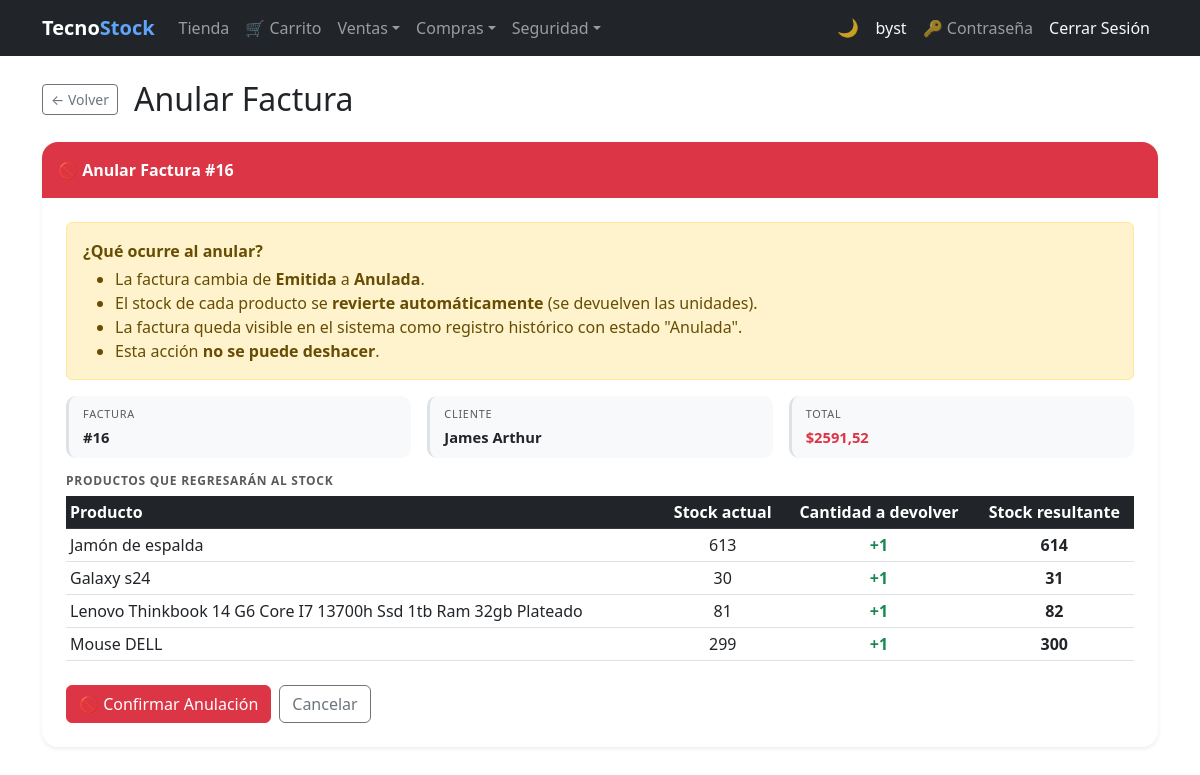
The app's page /invoices/16/cancel/ (signed in), older data.
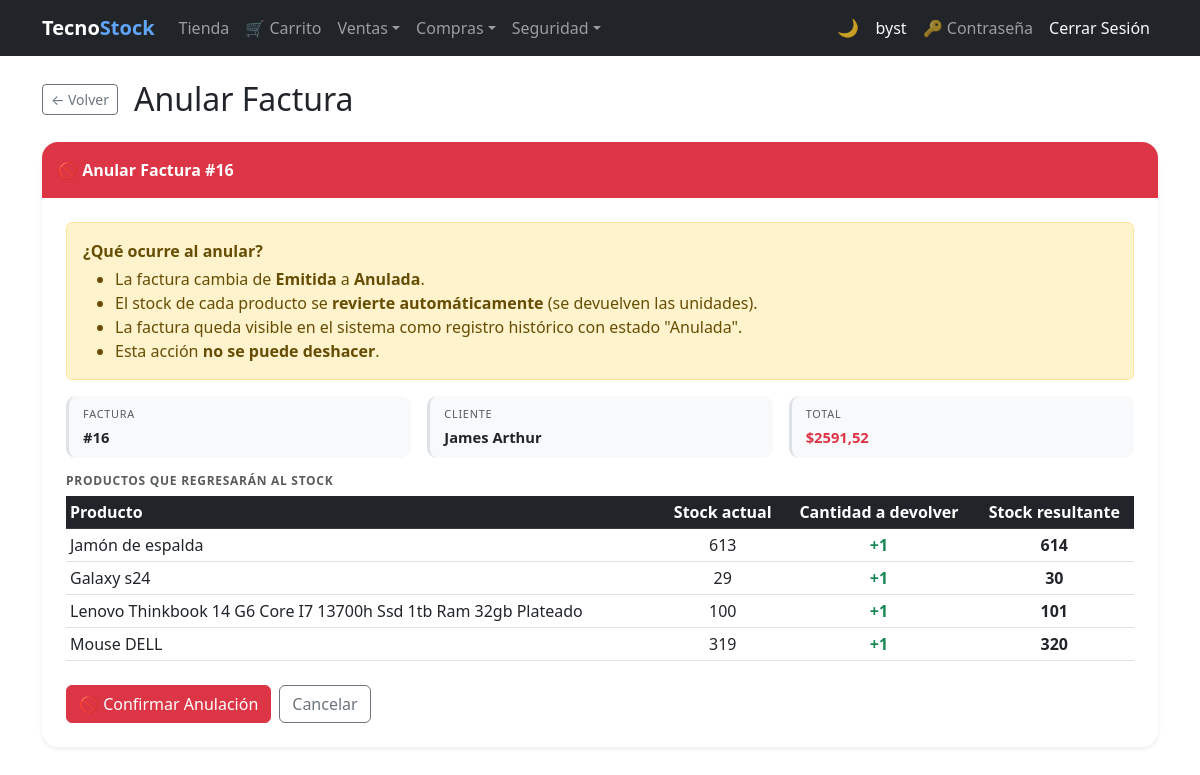
The same page, newer data.
### billing/models.py (models this page shows, shortened)
class Invoice(models.Model):
    BORRADOR = 0
    EMITIDA  = 1
    ANULADA  = 2
    ESTADO_CHOICES = [
        (BORRADOR, 'Borrador'),
        (EMITIDA,  'Emitida'),
        (ANULADA,  'Anulada'),
    ]
    PENDIENTE = 'PENDIENTE'
    PAGADA    = 'PAGADA'
    ESTADO_COBRO_CHOICES = [
        (PENDIENTE, 'Pendiente'),
        (PAGADA,    'Pagada'),
    ]
    CONTADO = 'contado'
    CREDITO = 'credito'
    TIPO_PAGO_CHOICES = [
        (CONTADO, 'Contado'),
        (CREDITO, 'Crédito'),
    ]
    customer     = models.ForeignKey(Customer, on_delete=models.PROTECT, related_name='invoices')
    invoice_date = models.DateTimeField(auto_now_add=True)
    subtotal     = models.DecimalField(max_digits=12, decimal_places=2, default=0)
    tax          = models.DecimalField(max_digits=12, decimal_places=2, default=0)
    total        = models.DecimalField(max_digits=12, decimal_places=2, default=0)
    estado       = models.PositiveSmallIntegerField(
                       choices=ESTADO_CHOICES, default=BORRADOR, verbose_name='Estado')
    is_active    = models.BooleanField(default=True)
    PAYMENT_CHOICES = [('card', 'Tarjeta'), ('paypal', 'PayPal')]
    payment_method  = models.CharField(
                          max_length=10, choices=PAYMENT_CHOICES, null=True, blank=True,
                          verbose_name='Método de pago')
    paypal_order_id = models.CharField(max_length=64, null=True, blank=True)
    saldo        = models.DecimalField(
                       max_digits=12, decimal_places=2, default=0,
                       verbose_name='Saldo pendiente de cobro')
    estado_cobro = models.CharField(
                       max_length=10, choices=ESTADO_COBRO_CHOICES,
                       default=PENDIENTE, verbose_name='Estado de cobro')
    tipo_pago    = models.CharField(
                       max_length=10, choices=TIPO_PAGO_CHOICES,
                       default=CREDITO, verbose_name='Tipo de pago')
    class Meta:
        ordering = ['-invoice_date']
    @property
    def can_cancel(self):      return self.estado == self.EMITIDA

class Customer(models.Model):
    user       = models.OneToOneField(
                     settings.AUTH_USER_MODEL, null=True, blank=True,
                     on_delete=models.SET_NULL, related_name='customer_account',
                     verbose_name='Cuenta de usuario')
    dni        = models.CharField(max_length=13, unique=True, verbose_name='DNI/RUC', validators=[validate_cedula_ec])
    first_name = models.CharField(max_length=100, validators=[validate_only_letters])
    last_name  = models.CharField(max_length=100, validators=[validate_only_letters])
    email      = models.EmailField(blank=True, null=True)
    phone      = models.CharField(max_length=20, blank=True, null=True, validators=[validate_phone_ec])
    address    = models.TextField(blank=True, null=True)
    photo      = models.ImageField(upload_to='customer/', blank=True, null=True, verbose_name='Foto')
    is_active  = models.BooleanField(default=True)
    created_at = models.DateTimeField(auto_now_add=True)
    updated_at = models.DateTimeField(auto_now=True)
    class Meta:
        ordering = ['last_name', 'first_name']
    @property
    def full_name(self): return f'{self.first_name} {self.last_name}'

class InvoiceDetail(models.Model):
    invoice      = models.ForeignKey(Invoice, on_delete=models.CASCADE, related_name='details')
    product      = models.ForeignKey(Product, on_delete=models.PROTECT, related_name='invoice_details')
    quantity     = models.IntegerField(default=1, validators=[MinValueValidator(1)])
    unit_price   = models.DecimalField(max_digits=12, decimal_places=2)
    discount_pct = models.DecimalField(
        max_digits=5, decimal_places=2, default=0,
        verbose_name='Descuento (%)',
        validators=[MinValueValidator(Decimal('0')), MaxValueValidator(Decimal('100'))],
    )
    subtotal     = models.DecimalField(max_digits=12, decimal_places=2, default=0)
    tax_amount   = models.DecimalField(max_digits=12, decimal_places=2, default=0, verbose_name='IVA')

class Product(models.Model):
    name = models.CharField(max_length=200, verbose_name='Product Name')
    description = models.TextField(blank=True, null=True)
    brand = models.ForeignKey(Brand, on_delete=models.PROTECT, related_name='products')
    group = models.ForeignKey(ProductGroup, on_delete=models.PROTECT, related_name='products')
    suppliers = models.ManyToManyField(Supplier, related_name='products', blank=True)
    photo      = models.ImageField(upload_to='products/', blank=True, null=True, verbose_name='Foto')
    unit_price = models.DecimalField(max_digits=12, decimal_places=2)
    tax_rate   = models.DecimalField(
                     max_digits=5, decimal_places=4, default=Decimal('0.15'),
                     verbose_name='Tasa IVA',
                     validators=[MinValueValidator(Decimal('0')), MaxValueValidator(Decimal('1'))],
                 )
    stock = models.IntegerField(default=0)
    is_active = models.BooleanField(default=True)
    created_at = models.DateTimeField(auto_now_add=True)
    updated_at = models.DateTimeField(auto_now=True)
    class Meta:
        verbose_name = 'Product'
        verbose_name_plural = 'Products'
        ordering = ['name']

### billing/views.py (the view, shortened to what this page needs)
# urls.py: path('invoices/<int:pk>/cancel/', views.invoice_cancel, name='invoice_cancel'),
@roles_required('Administrador', 'Analista de Compras')
def invoice_cancel(request, pk):
    invoice = get_object_or_404(Invoice, pk=pk)
    if not invoice.can_cancel:
        messages.error(request, 'Solo se puede anular una factura en estado Emitida.')
        return redirect('billing:invoice_detail', pk=pk)
    return render(request, 'billing/invoice_cancel.html', {'invoice': invoice})

### security/templatetags/security_tags.py (called while the page is built)
@register.filter(name='has_group')
def has_group(user, group_name):
    if not user.is_authenticated:
        return False
    if user.is_superuser:  # el superusuario ve todo
        return True
    return user.groups.filter(name=group_name).exists()

### billing/templates/billing/invoice_cancel.html (shortened to what this page needs)
{% extends 'billing/base.html' %}
{% block content %}
<div class="d-flex align-items-center gap-3 mb-4">
  <a href="{% url 'billing:invoice_detail' invoice.pk %}" class="btn btn-outline-secondary btn-sm">&#8592; Volver</a>
  <h2 class="mb-0">Anular Factura</h2>
</div>
<div class="card border-0 shadow-sm rounded-4 overflow-hidden mb-4">
  <div class="card-header border-0 py-3 bg-danger">
    <span class="text-white fw-bold">&#128683; Anular Factura #{{ invoice.id }}</span>
  </div>
  <div class="card-body p-4">
    <div class="alert alert-warning">
      <strong>¿Qué ocurre al anular?</strong>
      <ul class="mb-0 mt-1">
        <li>La factura cambia de <strong>Emitida</strong> a <strong>Anulada</strong>.</li>
        <li>El stock de cada producto se <strong>revierte automáticamente</strong> (se devuelven las unidades).</li>
        <li>La factura queda visible en el sistema como registro histórico con estado "Anulada".</li>
        <li>Esta acción <strong>no se puede deshacer</strong>.</li>
      </ul>
    </div>
    <div class="row g-3 mb-3">
      <div class="col-md-4">
        <div class="dm-field">
          <small class="dm-label">Factura</small>
          <div class="dm-value">#{{ invoice.id }}</div>
        </div>
      </div>
      <div class="col-md-4">
        <div class="dm-field">
          <small class="dm-label">Cliente</small>
          <div class="dm-value">{{ invoice.customer.full_name }}</div>
        </div>
      </div>
      <div class="col-md-4">
        <div class="dm-field">
          <small class="dm-label">Total</small>
          <div class="dm-value fw-bold text-danger">${{ invoice.total }}</div>
        </div>
      </div>
    </div>
    <h6 class="text-muted text-uppercase fw-semibold mb-2 dm-section-label">Productos que regresarán al stock</h6>
    <table class="table table-sm table-hover mb-4">
      <thead class="table-dark">
        <tr>
          <th>Producto</th>
          <th class="text-center">Stock actual</th>
          <th class="text-center">Cantidad a devolver</th>
          <th class="text-center">Stock resultante</th>
        </tr>
      </thead>
      <tbody>
        {% for det in invoice.details.all %}
        <tr>
          <td>{{ det.product.name }}</td>
          <td class="text-center">{{ det.product.stock }}</td>
          <td class="text-center text-success fw-semibold">+{{ det.quantity }}</td>
          <td class="text-center fw-semibold">{{ det.product.stock|add:det.quantity }}</td>
        </tr>
        {% endfor %}
      </tbody>
    </table>
    <form method="post" class="d-flex gap-2">
      <button type="submit" class="btn btn-danger">&#128683; Confirmar Anulación</button>
      <a href="{% url 'billing:invoice_detail' invoice.pk %}" class="btn btn-outline-secondary">Cancelar</a>
    </form>
  </div>
</div>
{% endblock %}

### billing/templates/billing/base.html (shortened to what this page needs)
{% load security_tags %}
<!DOCTYPE html>
<html lang="es">
<head>
  <link href="https://cdn.jsdelivr.net/npm/bootstrap@5.3.0/dist/css/bootstrap.min.css" rel="stylesheet">
</head>
<body>
<nav class="navbar navbar-expand-lg navbar-dark bg-dark">
  <div class="container">
    <a class="navbar-brand fw-bold" href="{% url 'billing:home' %}">Tecno<span class="nav-brand-accent">Stock</span></a>
    <div class="collapse navbar-collapse" id="nav">
      <ul class="navbar-nav me-auto">
        {% if user.is_authenticated %}
        {% if user|has_group:'Cliente' %}
        <li class="nav-item"><a class="nav-link" href="{% url 'store:catalog' %}">Tienda</a></li>
        <li class="nav-item"><a class="nav-link" href="{% url 'store:cart' %}">&#128722; Carrito</a></li>
        {% endif %}
        <li class="nav-item dropdown">
          <a class="nav-link dropdown-toggle" href="#" role="button" data-bs-toggle="dropdown" aria-expanded="false">Ventas</a>
        </li>
        {% if user|has_group:'Analista de Compras' or user|has_group:'Administrador' or not user|has_any_group %}
        <li class="nav-item dropdown">
          <a class="nav-link dropdown-toggle" href="#" role="button" data-bs-toggle="dropdown" aria-expanded="false">Compras</a>
        </li>
        {% endif %}
        {% if user|has_group:'Administrador' %}
        <li class="nav-item dropdown">
          <a class="nav-link dropdown-toggle" href="#" role="button" data-bs-toggle="dropdown" aria-expanded="false">Seguridad</a>
        </li>
        {% endif %}
        {% endif %}
      </ul>
      <ul class="navbar-nav align-items-center">
        <li class="nav-item"><button type="button" class="theme-toggle-btn" id="theme-toggle" onclick="toggleTheme()" title="Cambiar tema claro / oscuro"><span id="theme-icon">&#127769;</span></button></li>
        <li class="nav-item">{% if user.is_authenticated %}<a class="nav-link text-light" href="{% url 'billing:dashboard' %}">{{ user.username }}</a>{% endif %}</li>
        <li class="nav-item">{% if user.is_authenticated %}<a class="nav-link" href="{% url 'password_change' %}" title="Cambiar contraseña">&#128273; Contraseña</a>{% endif %}</li>
        <li class="nav-item">{% if user.is_authenticated %}<form method="post" action="{% url 'logout' %}" class="d-inline">{% csrf_token %}<button type="submit" class="nav-link btn btn-link text-light btn-nav-link">Cerrar Sesión</button></form>{% else %}<a class="nav-link" href="{% url 'login' %}">Iniciar Sesión</a>{% endif %}</li>
      </ul>
    </div>
  </div>
</nav>
<div class="container mt-4">
  {% block content %}{% endblock %}
</div>
</body>
</html>

### billing/templates/billing/base.html (style rules this page uses)
.dm-field { background: var(--bs-tertiary-bg); border-radius: 10px; padding: 10px 14px; border-left: 3px solid var(--bs-border-color); height: 100%; transition: border-color .2s; }
.dm-label { font-size: .68rem; text-transform: uppercase; letter-spacing: .07em; color: var(--bs-secondary-color); display: block; margin-bottom: 3px; }
.dm-value { font-size: .92rem; font-weight: 600; color: var(--bs-body-color); word-break: break-word; }
.dm-section-label { letter-spacing: .06em; font-size: .75rem; }
.btn-nav-link { text-decoration: none; }
.nav-brand-accent { color: #60a5fa; }
.theme-toggle-btn { background: none; border: none; cursor: pointer; font-size: 1.1rem; line-height: 1; padding: .375rem .5rem; border-radius: .375rem; transition: background .2s; color: rgba(255,255,255,.75); }

Row changes from the older to the newer data that the page shows:
changed through a linked row, InvoiceDetail "Galaxy s24": product.stock "30" → "29"; product.stock|add "31" → "30"
changed through a linked row, InvoiceDetail "Lenovo Thinkbook 14 G6 Core I7 13700h Ssd 1tb Ram 32gb Plateado": product.stock "81" → "100"; product.stock|add "82" → "101"
changed through a linked row, InvoiceDetail "Mouse DELL": product.stock "299" → "319"; product.stock|add "300" → "320"
